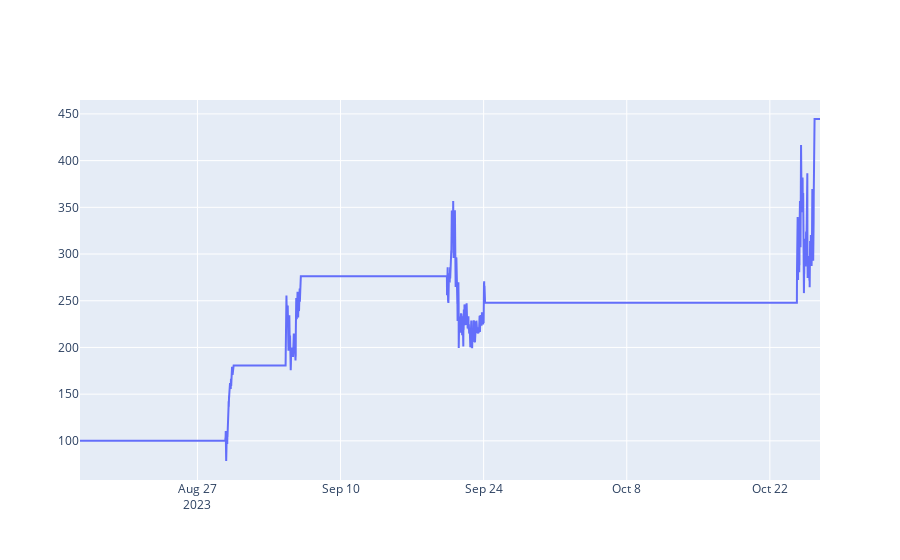

Notebook code for this chart:
### Code cell
import plotly.graph_objects as go

fig = go.Figure(data=[go.Scatter(x=stats['_equity_curve'].index, y=stats['_equity_curve']['Equity'])])
fig.show()

### Figure 1 — Plotly figure (JSON) as saved in the notebook; plotly's stock layout.template omitted (floating-point values rounded to 4 significant figures; data arrays with more than 128 entries replaced by an {"elided": "..."} marker saying what was removed)
{"data": [{"type": "scatter", "x": {"elided": "6951 str values"}, "y": {"elided": "6951 float values"}}], "layout": {}}
